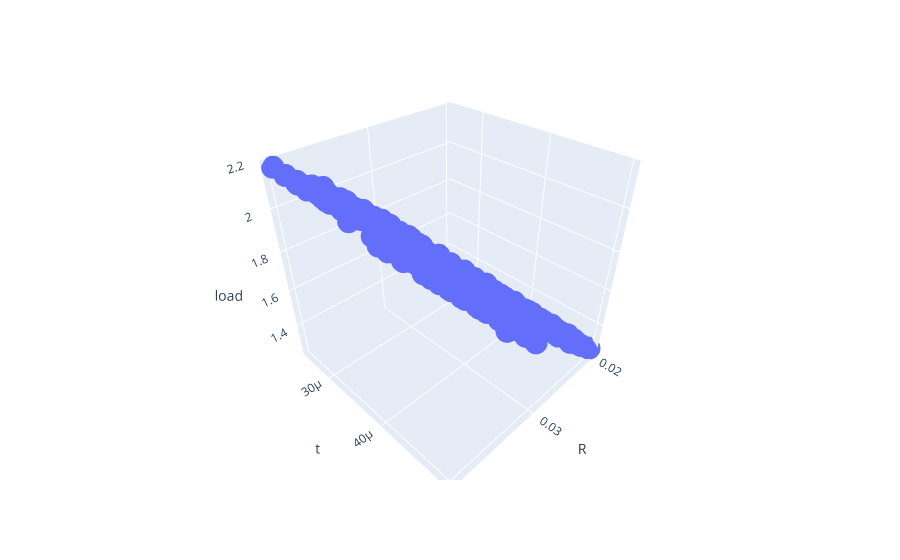

This figure's notebook cell:
### Code cell
px.scatter_3d(df.iloc[idx], x="R", y="t", z="load")

### Figure 1 — Plotly figure (JSON) as saved in the notebook; plotly's stock layout.template omitted (floating-point values rounded to 4 significant figures; data arrays with more than 128 entries replaced by an {"elided": "..."} marker saying what was removed)
{"data": [{"hovertemplate": "R=%{x}<br>t=%{y}<br>load=%{z}<extra></extra>", "legendgroup": "", "marker": {"color": "#636efa", "symbol": "circle"}, "mode": "markers", "name": "", "scene": "scene", "showlegend": false, "type": "scatter3d", "x": {"elided": "400 float values"}, "y": {"elided": "400 float values"}, "z": {"elided": "400 float values"}}], "layout": {"legend": {"tracegroupgap": 0}, "margin": {"t": 60}, "scene": {"domain": {"x": [0, 1], "y": [0, 1]}, "xaxis": {"title": {"text": "R"}}, "yaxis": {"title": {"text": "t"}}, "zaxis": {"title": {"text": "load"}}}}}
